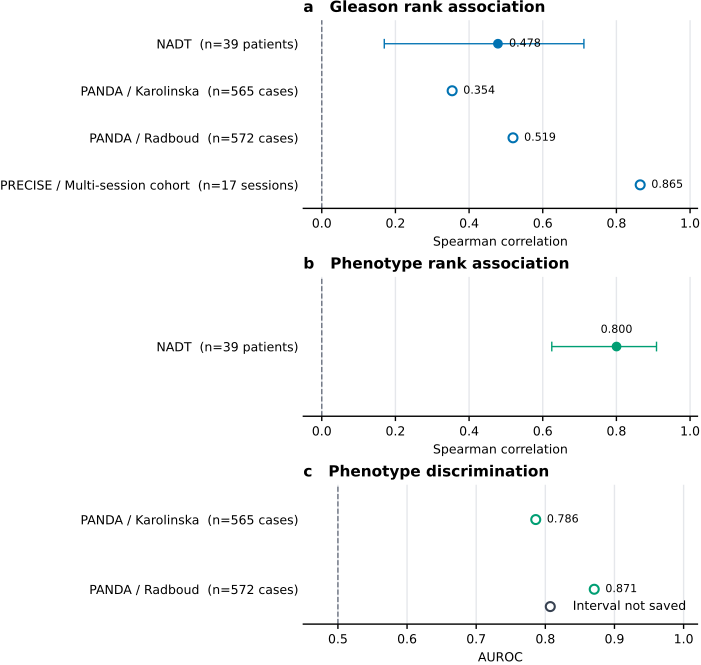

Here is the Python script that generated this plot:
"""Render detailed saved discrimination estimates; no curve coordinates are inferred."""
from __future__ import annotations

import argparse
from collections.abc import Sequence
from pathlib import Path

import matplotlib

matplotlib.use("Agg")
import matplotlib.pyplot as plt
import numpy as np
import pandas as pd

from paper.figures.fig2_transportable_signals import load_sources as _load_transport_sources
from paper.figures.style import (
    COLORBLIND_SAFE_PALETTE,
    DOUBLE_COLUMN_MM,
    PANEL_FONT_PT,
    apply_journal_style,
    figure_size,
    save_vector_figure,
)


ROOT = Path(__file__).resolve().parents[2]
DEFAULT_SOURCE = ROOT / "paper/figure_data/fig2_transportable_signals.csv"
DEFAULT_OUTPUT = Path(__file__).with_suffix(".pdf")
FIGURE_WIDTH_MM = DOUBLE_COLUMN_MM


def load_sources(source_paths: Sequence[Path]) -> tuple[pd.DataFrame]:
    """Reuse the exact transported-signal source contract."""
    return _load_transport_sources(source_paths)


def _label(row: pd.Series) -> str:
    institution = "" if row.institution == row.cohort else f" / {row.institution.capitalize()}"
    unit = {"patient": "patients", "case_image": "cases", "session": "sessions"}[row.analysis_unit]
    return f"{row.cohort}{institution}  (n={int(row.n)} {unit})"


def _plot(
    axis, rows: pd.DataFrame, null: float, xlabel: str, color: str,
    annotation_offset: tuple[float, float] = (8, 0),
    annotation_ha: str = "left",
) -> None:
    rows = rows.reset_index(drop=True)
    y = np.arange(len(rows))
    for index, row in rows.iterrows():
        estimate = float(row.primary_estimate)
        if pd.notna(row.ci_low):
            axis.errorbar(
                estimate, index,
                xerr=[[estimate - float(row.ci_low)], [float(row.ci_high) - estimate]],
                fmt="o", color=color, markersize=6, capsize=3.5,
            )
        else:
            axis.scatter(estimate, index, s=42, facecolor="white", edgecolor=color,
                         linewidth=1.5, zorder=3)
        axis.annotate(
            f"{estimate:.3f}", (estimate, index), xytext=annotation_offset,
            textcoords="offset points", ha=annotation_ha,
            va="bottom" if annotation_offset[1] > 0 else "center",
        )
    axis.axvline(null, color="#6B7280", linestyle="--")
    axis.set_yticks(y, [_label(row) for _, row in rows.iterrows()])
    axis.set_ylim(len(rows) - 0.5, -0.5)
    axis.set_xlabel(xlabel)
    axis.grid(axis="x", color="#E5E7EB")
    axis.spines[["top", "right", "left"]].set_visible(False)
    axis.tick_params(axis="y", length=0)


def render(source_paths: Sequence[Path], output_pdf: Path) -> None:
    """Render all saved transport estimates in metric-specific panels."""
    (frame,) = load_sources(source_paths)
    apply_journal_style()
    fig, (axis_a, axis_b, axis_c) = plt.subplots(
        3, 1, figsize=figure_size(FIGURE_WIDTH_MM, 0.95),
        gridspec_kw={"height_ratios": (1.35, 1.0, 1.0)}, constrained_layout=True,
    )

    gleason = frame[(frame.signal == "Gleason") & (frame.metric == "spearman_rho")]
    phenotype_rho = frame[(frame.signal == "Phenotype") &
                          (frame.metric == "spearman_rho")]
    phenotype_auc = frame[(frame.signal == "Phenotype") & (frame.metric == "auroc")]
    _plot(axis_a, gleason, 0.0, "Spearman correlation", COLORBLIND_SAFE_PALETTE[0])
    axis_a.set_xlim(-0.05, 1.02)
    axis_a.set_title("a   Gleason rank association", loc="left", fontweight="bold")

    _plot(
        axis_b, phenotype_rho, 0.0, "Spearman correlation", COLORBLIND_SAFE_PALETTE[2],
        annotation_offset=(0, 8), annotation_ha="center",
    )
    axis_b.set_xlim(-0.05, 1.02)
    axis_b.set_title("b   Phenotype rank association", loc="left", fontweight="bold")

    _plot(axis_c, phenotype_auc, 0.5, "AUROC", COLORBLIND_SAFE_PALETTE[2])
    axis_c.set_xlim(0.45, 1.02)
    axis_c.set_title("c   Phenotype discrimination", loc="left", fontweight="bold")
    axis_c.scatter([], [], s=42, facecolor="white", edgecolor="#374151", linewidth=1.5,
                   label="Interval not saved")
    axis_c.legend(frameon=False, loc="lower right")
    save_vector_figure(fig, Path(output_pdf))


def main() -> None:
    parser = argparse.ArgumentParser(description=__doc__)
    parser.add_argument("--source", type=Path, default=DEFAULT_SOURCE)
    parser.add_argument("--output", type=Path, default=DEFAULT_OUTPUT)
    args = parser.parse_args()
    render((args.source,), args.output)


if __name__ == "__main__":
    main()
